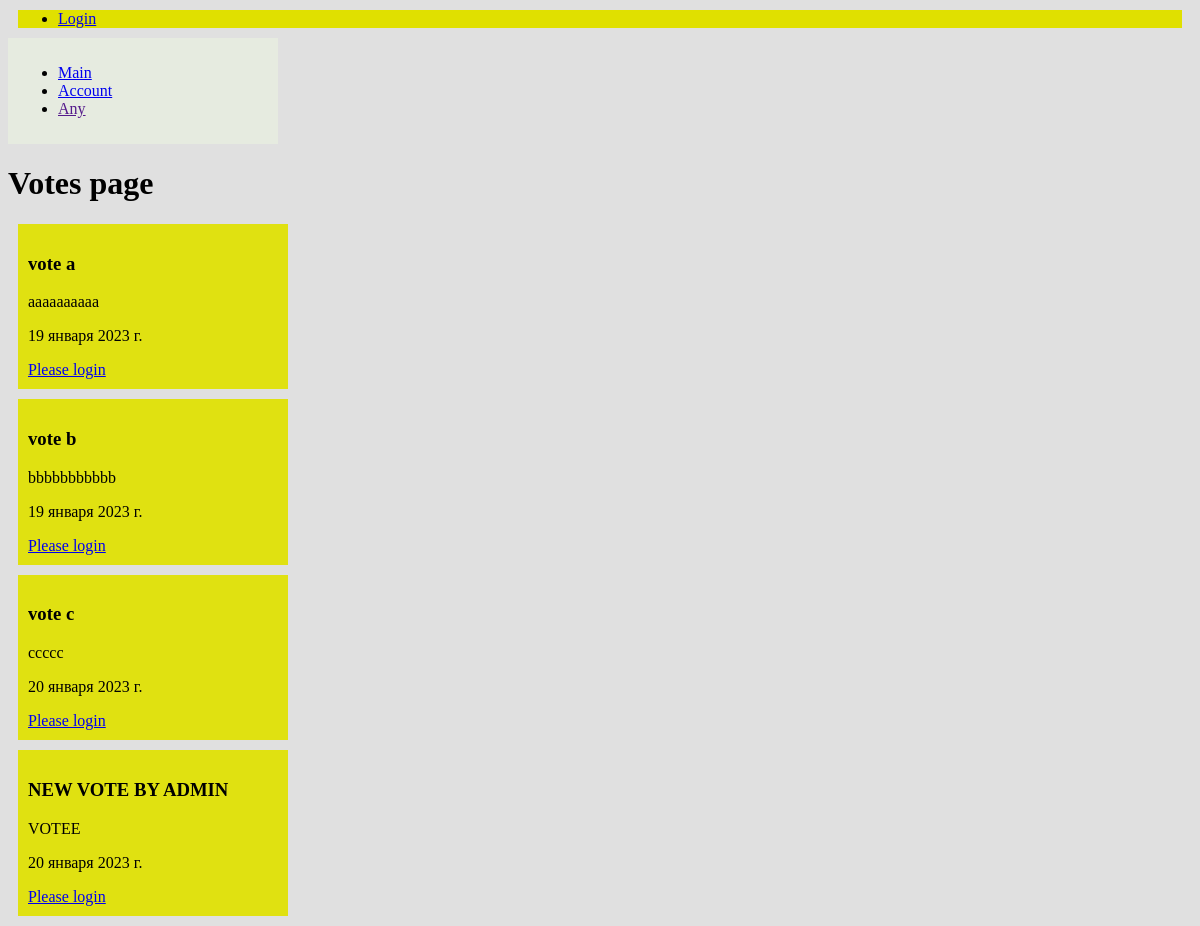
Before: / with the older database file.
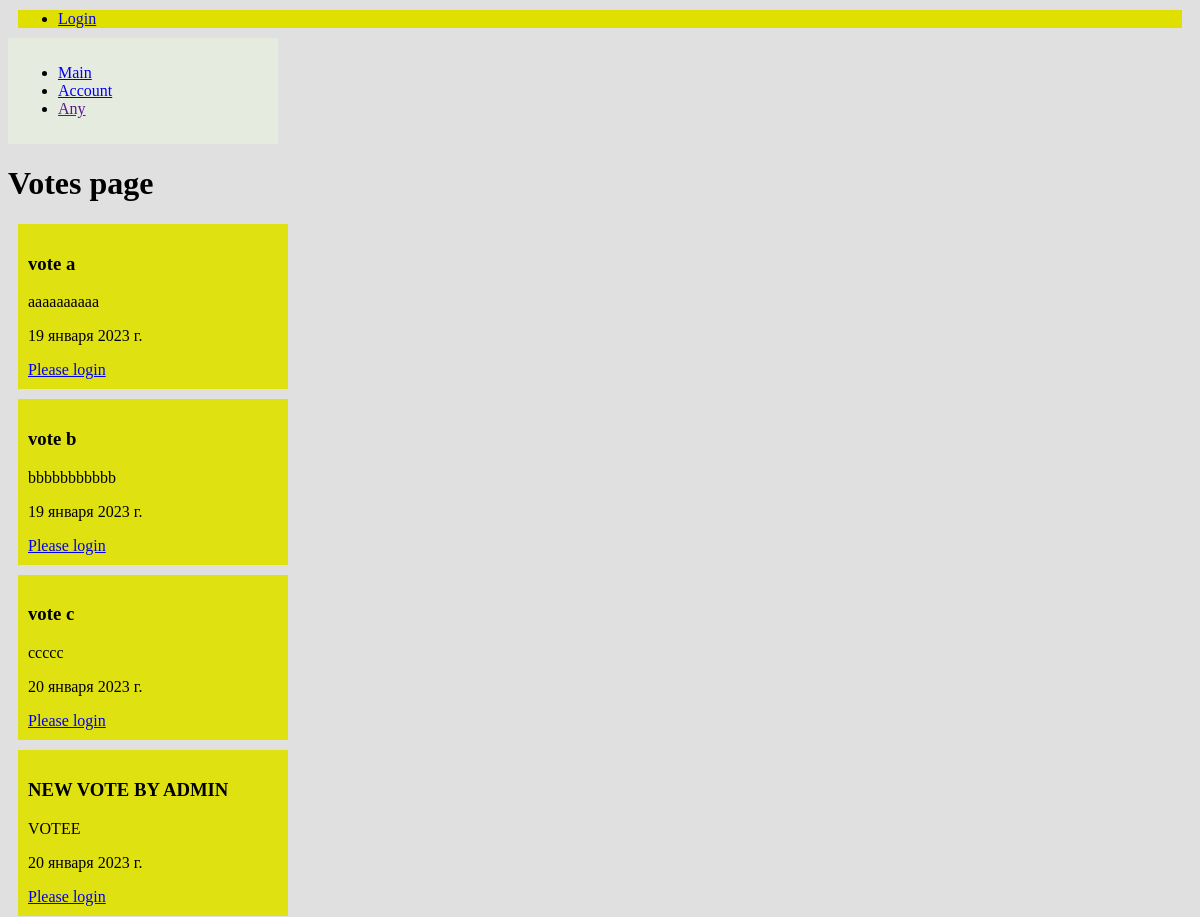
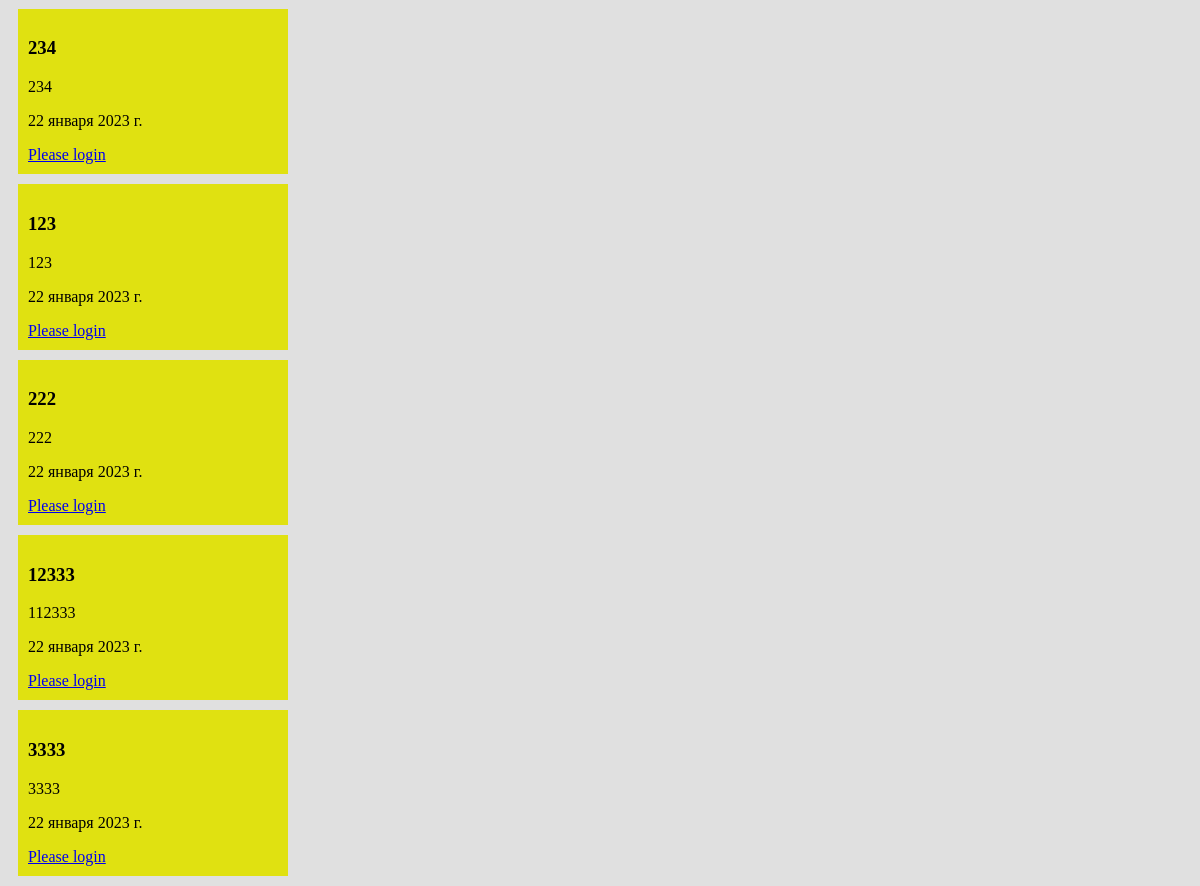
After: the same page with the newer database file (2 pictures, top to bottom).
### main/models.py (models this page shows, shortened)
class Votes(models.Model):
    title = models.CharField('Название', max_length=250)
    text = models.TextField('Текст')
    ansvers = models.CharField('Варианты ответов', max_length=500)
    date = models.DateField('Дата',blank=True)
    class Meta:
        verbose_name = "Vote"
        verbose_name_plural = "Votes"

### main/views.py (the view, shortened to what this page needs)
# urls.py: path('', views.index, name = 'main'),
def index(request):
    content = {
        'data': Votes.objects.all(),
        'answers': [],
        'values_ans': []
    }
    i = 0
    for el in content['data']:
        strOfAns = el.ansvers
        dicts = []
        anses = []
        counts = []
        s = ''
        inte = ''
        dicts.append(el.id)
        for ch in range(0, len(strOfAns)):
            if strOfAns[ch].isdigit():
                inte += strOfAns[ch]
            elif strOfAns[ch].isalpha():
                s += strOfAns[ch]
            elif strOfAns[ch] == ';':
                counts.append(inte)
                inte = ''
                dicts.append(dict.fromkeys(anses, counts))
                counts = []
                anses = []
            elif strOfAns[ch] == ':':
                anses.append(s)
                s = ''
        content['answers'].append(dicts)
    con = content['answers']
    for var in con:
        dicts = []
        dicts.append(var[0])
        for el in range(1, len(var)):
            for key, value in var[el].items():
                dicts.append(value)
        content['values_ans'].append(dicts)
    return render(request, 'main/index.html', content)

### templates/main/index.html (shortened to what this page needs)
{%extends 'layout.html'%}
{%block content%}
<h1>Votes page</h1>
{%for el in data %}
<article>
<h3>{{el.title}}</h3>
<p>{{el.text}}</p>
<p>{{el.date}}</p>
{% if user.is_authenticated %}
    <div>
    <div class="exa">
    {% for ans in answers %}
        {% for punkt in ans %}
            {%if el.id == punkt %}
                {% for punkt in ans %}
                    {%if el.id != punkt %}
                        {%for key in punkt%}
                            <form method="post" name ="{{el.id}}{{key}}">
                                <input type="hidden" name ="id" value= "{{el.id}}{{key}}">
                                <input type="hidden" name ="username" value= "{{user.get_username}}">
                                {% csrf_token %}
                                <button class ="{{key}}" type="submit" >{{key}}</button>
                            </form>
                        {%endfor%}
                    {%endif%}
                {%endfor%}
            {%endif%}
        {%endfor%}
    {%endfor%}
    </div>
    <div class="exa">
{% for ans in values_ans %}
        {% for punkt in ans %}
            {%if el.id == punkt %}
                {% for punkt in ans %}
                    {%if el.id != punkt %}
                        {%for key in punkt%}
                            <p>{{key}}</p>
                        {%endfor%}
                    {%endif%}
                {%endfor%}
            {%endif%}
        {%endfor%}
{%endfor%}
    </div>
    </div>
  {% else %}
    <a href="{% url 'login'%}?next={{request.path}}">Please login</a>
  {% endif %}
</article>
{%endfor%}
{%endblock%}

### templates/layout.html (shortened to what this page needs)
{%load static%}
<!DOCTYPE html>
<html lang="en">
<head>
      <link rel = "stylesheet"  href="{%static 'main/style.css'%}">
</head>
<body>
<ul class="sidebar-nav">
   {% if user.is_authenticated %}
     <li>User: {{ user.get_username }}</li>
     <li><a href="{% url 'logout'%}?next={{request.path}}">Logout</a></li>
   {% else %}
     <li><a href="{% url 'login'%}?next={{request.path}}">Login</a></li>
   {% endif %}
</ul>
<nav>
<ul>
    <li><a href="{%url 'main' %}">Main</a></li>
    <li><a href="{%url 'profile'%}">Account</a></li>
    <li><a href="">Any</a></li>
</ul>
</nav>
{%block content%}
{%endblock%}
</body>
</html>

### static/main/style.css (style rules this page uses)
nav { padding: 10px; width : 250px; background : #e6ebe0; }
body { background : #e0e0e0; }
article { width : 250px; background : #e0e111; margin: 10px; padding: 10px; }
.sidebar-nav { background : #e0e000; margin: 10px; }

Changed rows visible on the page:
added Votes: title "234", text "234", date "22 января 2023 г."
added Votes: title "123", text "123", date "22 января 2023 г."
added Votes: title "222", text "222", date "22 января 2023 г."
added Votes: title "12333", text "112333", date "22 января 2023 г."
added Votes: title "3333", text "3333", date "22 января 2023 г."
